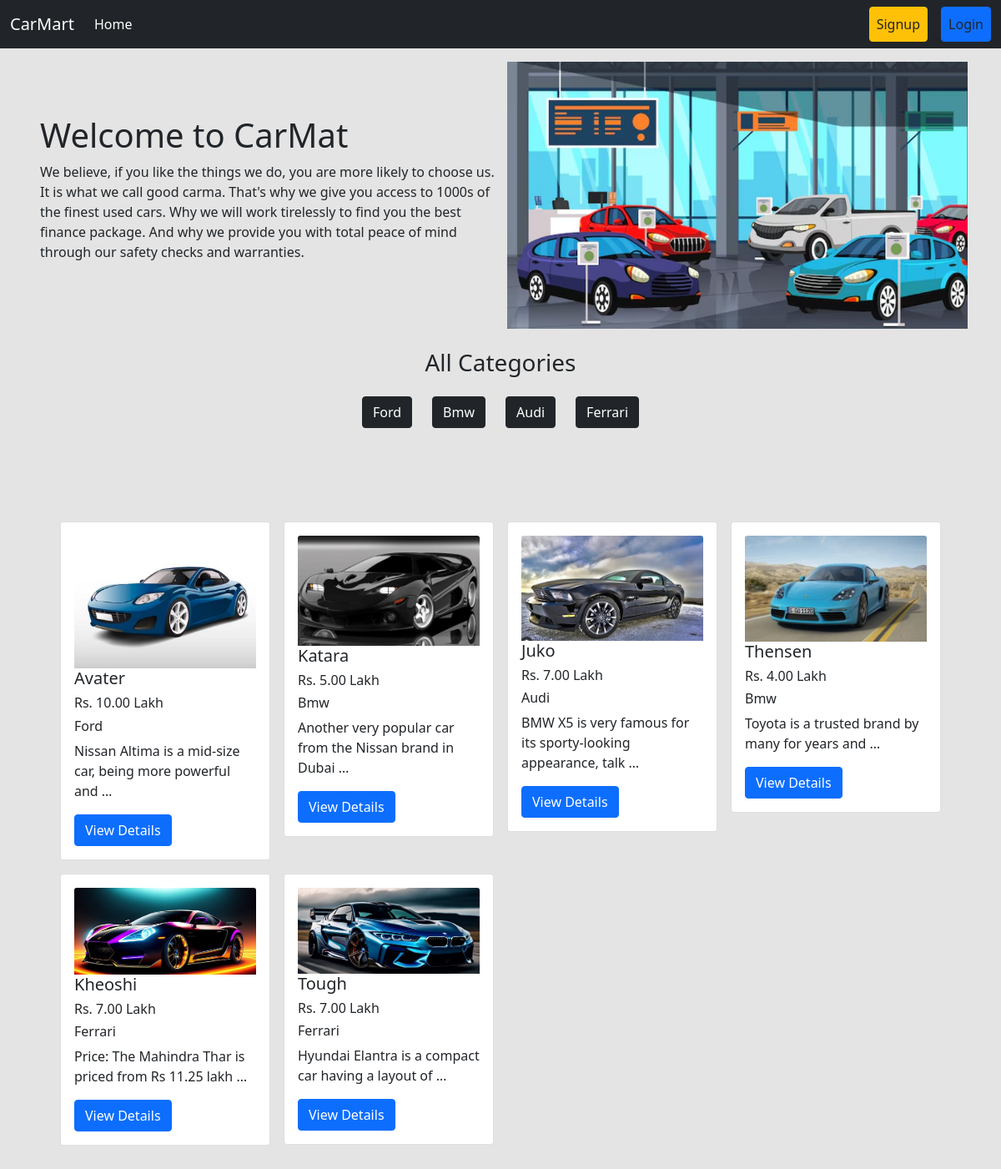
The page / on the database its author committed.
### categorys/models.py (models this page shows)
class Category(models.Model):
    name = models.CharField(max_length=100)
    slug = models.SlugField(max_length=100,unique=True, null=True, blank=True)
    def __str__(self):
        return self.name

### post/models.py (models this page shows, shortened)
class Car(models.Model):
    image = models.ImageField(upload_to='post/media/uploads/', blank = True, null = True)
    name = models.CharField(max_length=50)
    description = models.TextField(max_length=1000)
    price = models.DecimalField(max_digits=10, decimal_places=2)
    quantity = models.PositiveIntegerField()
    brand_name = models.ForeignKey(Category, on_delete=models.CASCADE)

### car_seles/views.py (the view)
# urls.py: 2. Add a URL to urlpatterns:  path('', views.home, name='home')
def home(request,brand_slug=None):
    data = Car.objects.all()
    if brand_slug is not None:
        selected_brand = Category.objects.get(slug = brand_slug)
        data = Car.objects.filter(brand_name= selected_brand)
    brands = Category.objects.all()
    return render(request, 'home.html', {'data' : data, 'brand_list' :brands})

### templates/home.html
{% extends 'base.html' %}
{% load static %}
{% block content %}
<div class="d-flex flex-wrap px-5 pt-3 align-items-center">
  <div class="col-6">
    <h1>Welcome to CarMat</h1>
    <p>We believe, if you like the things we do, you are more likely to choose us. It is what we call good carma. That's why we give you access to 1000s of the finest used cars. Why we will work tirelessly to find you the best finance package. And why we provide you with total peace of mind through our safety checks and warranties.</p>
  </div>
  <div class="col-6">
    <img class="mx-2" style="width: 100%;" src="{% static 'head.jpg' %}" />
  </div>
</div>
<div class="d-flex flex-wrap p-4">
  <div class="col-12 text-center">
    <h3>All Categories</h3>
    <div class="row justify-content-center p-3">
      {% for cat in brand_list %}
      <div class="col-auto">
        <a href="{% url 'category_wise_post' cat.slug %}" class="btn btn-dark">{{cat.name}}</a>
      </div>
      {% endfor %}
    </div>
  </div>
  <div class="d-flex flex-wrap p-4">
    <div class="p-3">
        <div class="d-flex flex-wrap pt-5">
          {% for d in data %}
          <div class="col-sm-3">
            <div class="card m-2">
              <div class="card-body">
                <img style="width: 100%;" src="{{d.image.url}}" class="card-img-top" alt="">
                <h5 class="card-title">{{d.name}}</h5>
                <h6 class="card-title">Rs. {{d.price}} Lakh
                </h6>
                <h6 class="card-title">{{d.brand_name}}</h6>
                <p class="card-text">{{d.description| truncatewords:10}}</p>
                <a href="{% url 'details' d.id %}" class="btn btn-primary">View Details</a>
              </div>
            </div>
          </div>
          {% endfor %}
        </div>
    </div>
</div>
</div>
{% endblock content %}

### rows shown on the page
Category: name "Ford"
Category: name "Bmw"
Category: name "Audi"
Category: name "Ferrari"
Car: image (picture), name "Avater", price "10.00", brand_name "Ford", description "Nissan Altima is a mid-size car, being more powerful and …"
Car: image (picture), name "Katara", price "5.00", brand_name "Bmw", description "Another very popular car from the Nissan brand in Dubai …"
Car: image (picture), name "Juko", price "7.00", brand_name "Audi", description "BMW X5 is very famous for its sporty-looking appearance, talk …"
Car: image (picture), name "Thensen", price "4.00", brand_name "Bmw", description "Toyota is a trusted brand by many for years and …"
Car: image (picture), name "Kheoshi", price "7.00", brand_name "Ferrari", description "Price: The Mahindra Thar is priced from Rs 11.25 lakh …"
Car: image (picture), name "Tough", price "7.00", brand_name "Ferrari", description "Hyundai Elantra is a compact car having a layout of …"
